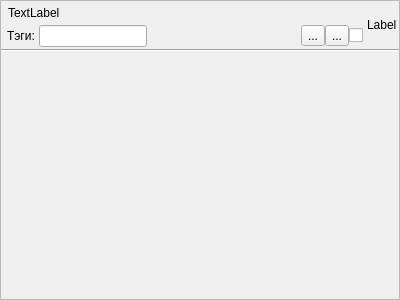
<?xml version="1.0" encoding="UTF-8"?>
<ui version="4.0">
 <class>FileWidget</class>
 <widget class="QWidget" name="FileWidget">
  <property name="geometry">
   <rect>
    <x>0</x>
    <y>0</y>
    <width>400</width>
    <height>300</height>
   </rect>
  </property>
  <property name="mouseTracking">
   <bool>true</bool>
  </property>
  <property name="windowTitle">
   <string>Form</string>
  </property>
  <layout class="QVBoxLayout" name="verticalLayout">
   <property name="spacing">
    <number>0</number>
   </property>
   <property name="leftMargin">
    <number>0</number>
   </property>
   <property name="topMargin">
    <number>0</number>
   </property>
   <property name="rightMargin">
    <number>0</number>
   </property>
   <property name="bottomMargin">
    <number>0</number>
   </property>
   <item>
    <widget class="QFrame" name="frame">
     <property name="frameShape">
      <enum>QFrame::StyledPanel</enum>
     </property>
     <property name="frameShadow">
      <enum>QFrame::Raised</enum>
     </property>
     <layout class="QVBoxLayout" name="verticalLayout_3">
      <property name="spacing">
       <number>0</number>
      </property>
      <property name="leftMargin">
       <number>0</number>
      </property>
      <property name="topMargin">
       <number>0</number>
      </property>
      <property name="rightMargin">
       <number>0</number>
      </property>
      <property name="bottomMargin">
       <number>0</number>
      </property>
      <item>
       <widget class="QWidget" name="headGroup" native="true">
        <layout class="QHBoxLayout" name="horizontalLayout_2">
         <property name="spacing">
          <number>4</number>
         </property>
         <property name="leftMargin">
          <number>2</number>
         </property>
         <property name="topMargin">
          <number>2</number>
         </property>
         <property name="rightMargin">
          <number>2</number>
         </property>
         <property name="bottomMargin">
          <number>2</number>
         </property>
         <item>
          <layout class="QVBoxLayout" name="verticalLayout_2">
           <property name="spacing">
            <number>2</number>
           </property>
           <item>
            <layout class="QHBoxLayout" name="horizontalLayout_3">
             <property name="spacing">
              <number>0</number>
             </property>
             <property name="rightMargin">
              <number>0</number>
             </property>
             <property name="bottomMargin">
              <number>0</number>
             </property>
             <item>
              <widget class="QLabel" name="nameLabel">
               <property name="text">
                <string>TextLabel</string>
               </property>
               <property name="indent">
                <number>5</number>
               </property>
              </widget>
             </item>
             <item>
              <spacer name="horizontalSpacer_2">
               <property name="orientation">
                <enum>Qt::Horizontal</enum>
               </property>
               <property name="sizeHint" stdset="0">
                <size>
                 <width>40</width>
                 <height>20</height>
                </size>
               </property>
              </spacer>
             </item>
            </layout>
           </item>
           <item>
            <layout class="QHBoxLayout" name="layuot">
             <property name="spacing">
              <number>0</number>
             </property>
             <property name="leftMargin">
              <number>0</number>
             </property>
             <property name="rightMargin">
              <number>0</number>
             </property>
             <item>
              <widget class="QWidget" name="tagsPanel" native="true">
               <layout class="QHBoxLayout" name="horizontalLayout_5">
                <property name="spacing">
                 <number>0</number>
                </property>
                <property name="leftMargin">
                 <number>0</number>
                </property>
                <property name="topMargin">
                 <number>0</number>
                </property>
                <property name="rightMargin">
                 <number>0</number>
                </property>
                <property name="bottomMargin">
                 <number>0</number>
                </property>
               </layout>
              </widget>
             </item>
             <item>
              <widget class="QWidget" name="tagEditPanel" native="true">
               <property name="sizePolicy">
                <sizepolicy hsizetype="Preferred" vsizetype="Fixed">
                 <horstretch>0</horstretch>
                 <verstretch>0</verstretch>
                </sizepolicy>
               </property>
               <layout class="QHBoxLayout" name="horizontalLayout">
                <property name="spacing">
                 <number>0</number>
                </property>
                <property name="leftMargin">
                 <number>0</number>
                </property>
                <property name="topMargin">
                 <number>0</number>
                </property>
                <property name="rightMargin">
                 <number>0</number>
                </property>
                <property name="bottomMargin">
                 <number>0</number>
                </property>
                <item>
                 <widget class="QLabel" name="label">
                  <property name="sizePolicy">
                   <sizepolicy hsizetype="Fixed" vsizetype="Preferred">
                    <horstretch>0</horstretch>
                    <verstretch>0</verstretch>
                   </sizepolicy>
                  </property>
                  <property name="text">
                   <string>Тэги: </string>
                  </property>
                  <property name="indent">
                   <number>4</number>
                  </property>
                 </widget>
                </item>
                <item>
                 <widget class="QLineEdit" name="tagLineEdit">
                  <property name="sizePolicy">
                   <sizepolicy hsizetype="Preferred" vsizetype="Fixed">
                    <horstretch>0</horstretch>
                    <verstretch>0</verstretch>
                   </sizepolicy>
                  </property>
                 </widget>
                </item>
               </layout>
              </widget>
             </item>
             <item>
              <widget class="QWidget" name="spacerWidget" native="true">
               <layout class="QHBoxLayout" name="horizontalLayout_6">
                <property name="spacing">
                 <number>0</number>
                </property>
                <property name="leftMargin">
                 <number>0</number>
                </property>
                <property name="topMargin">
                 <number>0</number>
                </property>
                <property name="rightMargin">
                 <number>0</number>
                </property>
                <property name="bottomMargin">
                 <number>0</number>
                </property>
                <item>
                 <spacer name="horizontalSpacer">
                  <property name="orientation">
                   <enum>Qt::Horizontal</enum>
                  </property>
                  <property name="sizeHint" stdset="0">
                   <size>
                    <width>40</width>
                    <height>20</height>
                   </size>
                  </property>
                 </spacer>
                </item>
                <item>
                 <widget class="QLabel" name="label_2">
                  <property name="sizePolicy">
                   <sizepolicy hsizetype="Fixed" vsizetype="Preferred">
                    <horstretch>0</horstretch>
                    <verstretch>0</verstretch>
                   </sizepolicy>
                  </property>
                  <property name="text">
                   <string/>
                  </property>
                  <property name="margin">
                   <number>4</number>
                  </property>
                 </widget>
                </item>
               </layout>
              </widget>
             </item>
             <item>
              <widget class="QWidget" name="toolPanel" native="true">
               <property name="sizePolicy">
                <sizepolicy hsizetype="Fixed" vsizetype="Fixed">
                 <horstretch>0</horstretch>
                 <verstretch>0</verstretch>
                </sizepolicy>
               </property>
               <layout class="QHBoxLayout" name="horizontalLayout_4">
                <property name="spacing">
                 <number>0</number>
                </property>
                <property name="leftMargin">
                 <number>0</number>
                </property>
                <property name="topMargin">
                 <number>0</number>
                </property>
                <property name="rightMargin">
                 <number>0</number>
                </property>
                <property name="bottomMargin">
                 <number>0</number>
                </property>
                <item>
                 <widget class="QToolButton" name="editButton">
                  <property name="text">
                   <string>...</string>
                  </property>
                  <property name="icon">
                   <iconset>
                    <normaloff>icons/accessories-text-editor.png</normaloff>icons/accessories-text-editor.png</iconset>
                  </property>
                 </widget>
                </item>
                <item>
                 <widget class="QToolButton" name="deleteButton">
                  <property name="text">
                   <string>...</string>
                  </property>
                  <property name="icon">
                   <iconset>
                    <normaloff>icons/list-remove.png</normaloff>icons/list-remove.png</iconset>
                  </property>
                 </widget>
                </item>
               </layout>
              </widget>
             </item>
             <item>
              <widget class="QCheckBox" name="printCheckBox">
               <property name="sizePolicy">
                <sizepolicy hsizetype="Fixed" vsizetype="Fixed">
                 <horstretch>0</horstretch>
                 <verstretch>0</verstretch>
                </sizepolicy>
               </property>
               <property name="text">
                <string/>
               </property>
              </widget>
             </item>
            </layout>
           </item>
          </layout>
         </item>
         <item>
          <widget class="QLabel" name="miniatureLabel">
           <property name="frameShape">
            <enum>QFrame::NoFrame</enum>
           </property>
           <property name="text">
            <string>Label</string>
           </property>
          </widget>
         </item>
        </layout>
       </widget>
      </item>
      <item>
       <widget class="QWidget" name="bottomGroup" native="true">
        <layout class="QVBoxLayout" name="verticalLayout_4">
         <property name="spacing">
          <number>0</number>
         </property>
         <property name="leftMargin">
          <number>0</number>
         </property>
         <property name="topMargin">
          <number>0</number>
         </property>
         <property name="rightMargin">
          <number>0</number>
         </property>
         <property name="bottomMargin">
          <number>0</number>
         </property>
         <item>
          <widget class="Line" name="line">
           <property name="orientation">
            <enum>Qt::Horizontal</enum>
           </property>
          </widget>
         </item>
         <item>
          <widget class="QScrollArea" name="scrollArea">
           <property name="frameShape">
            <enum>QFrame::NoFrame</enum>
           </property>
           <property name="widgetResizable">
            <bool>true</bool>
           </property>
           <widget class="QWidget" name="scrollAreaWidgetContents">
            <property name="geometry">
             <rect>
              <x>0</x>
              <y>0</y>
              <width>398</width>
              <height>236</height>
             </rect>
            </property>
            <layout class="QGridLayout" name="gridLayout_2">
             <property name="leftMargin">
              <number>0</number>
             </property>
             <property name="topMargin">
              <number>0</number>
             </property>
             <property name="rightMargin">
              <number>0</number>
             </property>
             <property name="bottomMargin">
              <number>0</number>
             </property>
             <property name="spacing">
              <number>0</number>
             </property>
             <item row="0" column="0">
              <widget class="QLabel" name="imageLabel">
               <property name="text">
                <string/>
               </property>
              </widget>
             </item>
            </layout>
           </widget>
          </widget>
         </item>
        </layout>
       </widget>
      </item>
     </layout>
    </widget>
   </item>
  </layout>
 </widget>
 <resources/>
 <connections/>
</ui>
